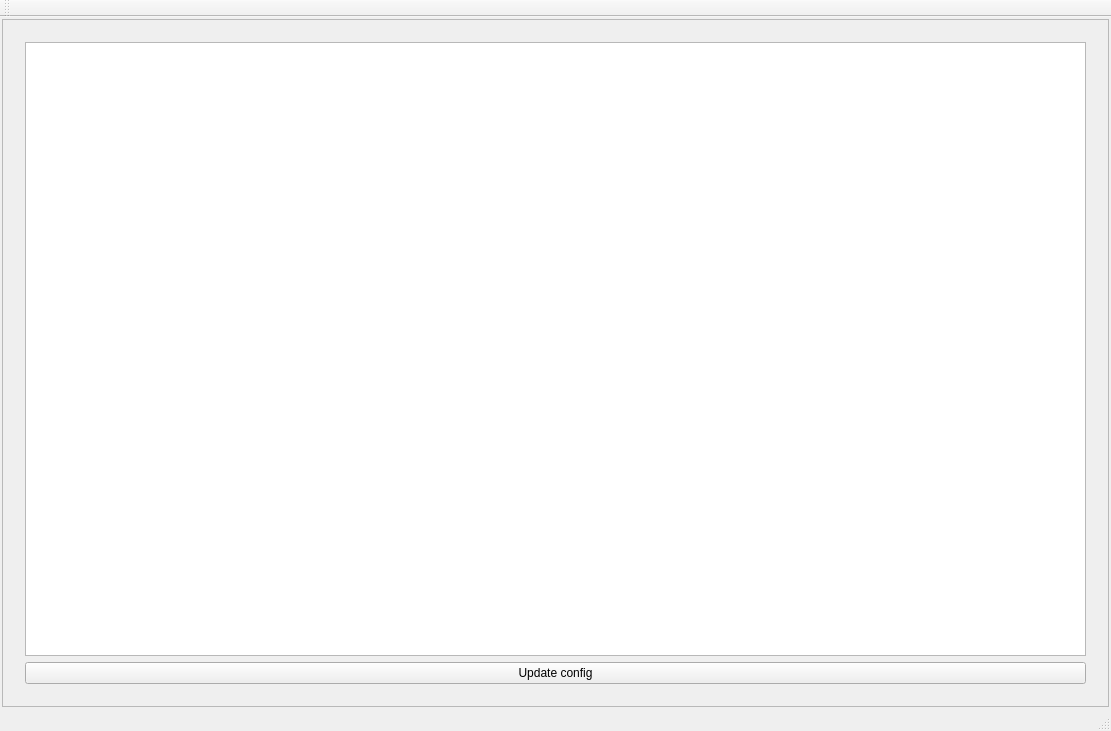
<?xml version="1.0" encoding="UTF-8"?>
<ui version="4.0">
 <class>MainWindow</class>
 <widget class="QMainWindow" name="MainWindow">
  <property name="geometry">
   <rect>
    <x>0</x>
    <y>0</y>
    <width>1111</width>
    <height>731</height>
   </rect>
  </property>
  <property name="windowTitle">
   <string>Администрирование дисконтной системы</string>
  </property>
  <widget class="QWidget" name="centralWidget">
   <layout class="QGridLayout" name="gridLayout_5">
    <property name="leftMargin">
     <number>2</number>
    </property>
    <property name="topMargin">
     <number>2</number>
    </property>
    <property name="rightMargin">
     <number>2</number>
    </property>
    <property name="bottomMargin">
     <number>2</number>
    </property>
    <property name="spacing">
     <number>2</number>
    </property>
    <item row="0" column="0">
     <widget class="QScrollArea" name="scrollArea">
      <property name="widgetResizable">
       <bool>true</bool>
      </property>
      <widget class="QWidget" name="scrollAreaWidgetContents">
       <property name="geometry">
        <rect>
         <x>0</x>
         <y>0</y>
         <width>1105</width>
         <height>669</height>
        </rect>
       </property>
       <layout class="QGridLayout" name="gridLayout_2">
        <item row="0" column="0">
         <widget class="QStackedWidget" name="stackedWidget">
          <widget class="QWidget" name="pageQr">
           <layout class="QGridLayout" name="gridLayout_6">
            <item row="0" column="1">
             <widget class="QPlainTextEdit" name="plainTextEdit_updateConfig"/>
            </item>
            <item row="1" column="1">
             <widget class="QPushButton" name="pushButton_updateConfig">
              <property name="text">
               <string>Update config</string>
              </property>
             </widget>
            </item>
           </layout>
          </widget>
          <widget class="QWidget" name="pageMenu">
           <layout class="QGridLayout" name="gridLayout"/>
          </widget>
         </widget>
        </item>
       </layout>
      </widget>
     </widget>
    </item>
   </layout>
  </widget>
  <widget class="QMenuBar" name="menuBar">
   <property name="geometry">
    <rect>
     <x>0</x>
     <y>0</y>
     <width>1111</width>
     <height>22</height>
    </rect>
   </property>
  </widget>
  <widget class="QToolBar" name="mainToolBar">
   <attribute name="toolBarArea">
    <enum>TopToolBarArea</enum>
   </attribute>
   <attribute name="toolBarBreak">
    <bool>false</bool>
   </attribute>
  </widget>
  <widget class="QStatusBar" name="statusBar"/>
  <action name="actionColorscale_Report">
   <property name="text">
    <string>Colorscale Report</string>
   </property>
  </action>
  <action name="actionPrepare_config_set">
   <property name="text">
    <string>prepare_config_set</string>
   </property>
  </action>
  <action name="actionSet_calibration_strips">
   <property name="text">
    <string>set calibration strips</string>
   </property>
  </action>
  <action name="actionupdate_config">
   <property name="text">
    <string>update config</string>
   </property>
  </action>
 </widget>
 <layoutdefault spacing="6" margin="11"/>
 <resources/>
 <connections/>
</ui>
